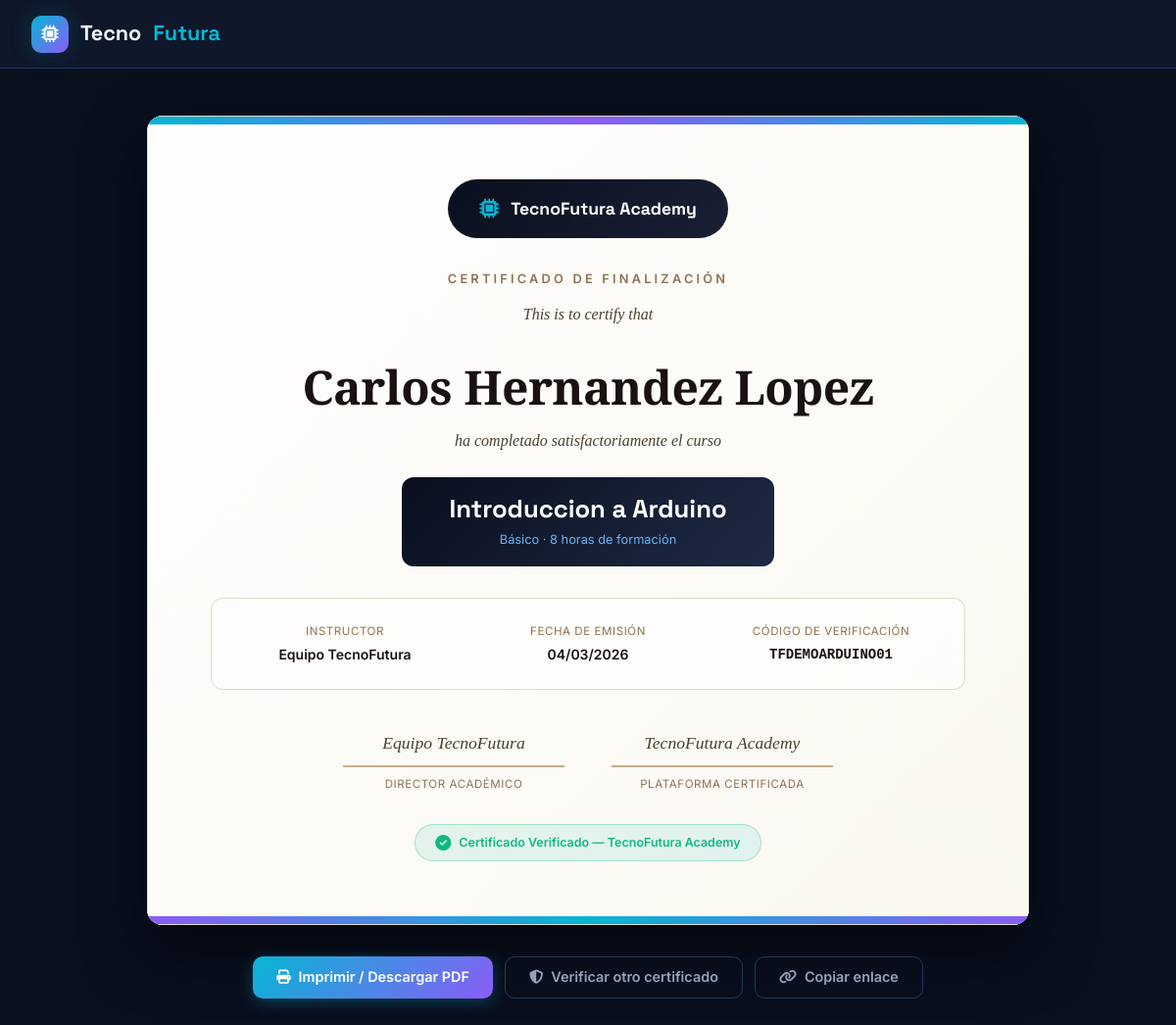
/certificados/ver.php?codigo=TFDEMOARDUINO01, run on the app's committed database.
### tables this page shows
CREATE TABLE certificados (
    id_certificado INT AUTO_INCREMENT PRIMARY KEY,
    id_inscripcion INT NOT NULL,
    codigo_certificado VARCHAR(50) NOT NULL UNIQUE,
    fecha_emision TIMESTAMP DEFAULT CURRENT_TIMESTAMP,
    url_certificado VARCHAR(500),
    verificado BOOLEAN DEFAULT TRUE,
    FOREIGN KEY (id_inscripcion) REFERENCES inscripciones(id_inscripcion) ON DELETE CASCADE
);

CREATE TABLE usuarios (
    id_usuario INT AUTO_INCREMENT PRIMARY KEY,
    nombre_completo VARCHAR(150) NOT NULL,
    correo_electronico VARCHAR(150) NOT NULL UNIQUE,
    contrasena VARCHAR(255) NOT NULL,
    fecha_nacimiento DATE NOT NULL,
    id_rol INT NOT NULL,
    activo BOOLEAN DEFAULT TRUE,
    fecha_registro TIMESTAMP DEFAULT CURRENT_TIMESTAMP,
    ultima_sesion TIMESTAMP NULL,
    FOREIGN KEY (id_rol) REFERENCES roles(id_rol) ON DELETE RESTRICT
);

CREATE TABLE cursos (
    id_curso INT AUTO_INCREMENT PRIMARY KEY,
    nombre_curso VARCHAR(200) NOT NULL,
    descripcion TEXT,
    nivel ENUM('Básico', 'Intermedio', 'Avanzado') NOT NULL,
    duracion_horas INT NOT NULL,
    precio DECIMAL(10,2) DEFAULT 0.00,
    id_docente INT,
    activo BOOLEAN DEFAULT TRUE,
    fecha_creacion TIMESTAMP DEFAULT CURRENT_TIMESTAMP,
    fecha_actualizacion TIMESTAMP DEFAULT CURRENT_TIMESTAMP ON UPDATE CURRENT_TIMESTAMP,
    FOREIGN KEY (id_docente) REFERENCES docentes(id_docente) ON DELETE SET NULL
);

### backend/classes/Database.php (called while the page is built, shortened)
<?php
class Database {
    private static $instance = null;
    private $connection;
    private function __construct() {
        try {
            $dsn = "mysql:host=" . DB_HOST . ";dbname=" . DB_NAME . ";charset=" . DB_CHARSET;
            $this->connection = new PDO($dsn, DB_USER, DB_PASS, DB_OPTIONS);
        } catch (PDOException $e) {
            die("Error de conexión a la base de datos: " . $e->getMessage());
        }
    }
    public static function getInstance() {
        if (self::$instance === null) {
            self::$instance = new self();
        }
        return self::$instance;
    }
    public function getConnection() {
        return $this->connection;
    }
}

### backend/classes/Certificado.php (called while the page is built, shortened)
<?php
require_once __DIR__ . '/Database.php';
class Certificado {
    private $db;
    public function __construct() {
        $this->db = Database::getInstance()->getConnection();
    }
    public function porCodigo(string $codigo): ?array {
        $stmt = $this->db->prepare("SELECT cert.*, c.nombre_curso, u.nombre_completo,
            c.duracion_horas, c.nivel,
            COALESCE(ud.nombre_completo, 'Equipo TecnoFutura') AS nombre_docente
            FROM certificados cert
            JOIN inscripciones i ON cert.id_inscripcion = i.id_inscripcion
            JOIN cursos c ON i.id_curso = c.id_curso
            JOIN alumnos a ON i.id_alumno = a.id_alumno
            JOIN usuarios u ON a.id_usuario = u.id_usuario
            LEFT JOIN docentes d ON c.id_docente = d.id_docente
            LEFT JOIN usuarios ud ON d.id_usuario = ud.id_usuario
            WHERE cert.codigo_certificado = :codigo");
        $stmt->execute([':codigo' => $codigo]);
        return $stmt->fetch() ?: null;
    }
}

### certificados/ver.php (the view, shortened to what this page needs)
<?php
require_once __DIR__ . '/../backend/classes/Certificado.php';
$codigo = htmlspecialchars(trim($_GET['codigo'] ?? ''));
$print  = isset($_GET['print']) && $_GET['print'] == '1';
$cert_obj = new Certificado();
$cert     = $codigo ? $cert_obj->porCodigo($codigo) : null;
?>
<!DOCTYPE html>
<html lang="es">
<head>
<link rel="stylesheet" href="https://cdnjs.cloudflare.com/ajax/libs/font-awesome/6.5.0/css/all.min.css">
<link rel="stylesheet" href="<?= SITE_URL ?>/css/styles.css">
</head>
<body>
<?php if (!$print): ?>
<nav class="navbar" style="background:var(--bg-surface);border-bottom:1px solid var(--border)">
  <div class="navbar-inner">
    <a class="navbar-brand" href="<?= SITE_URL ?>">
      <div class="brand-icon"><i class="fas fa-microchip"></i></div>
      Tecno<span class="accent">Futura</span>
    </a>
  </div>
</nav>
<?php endif; ?>
<div class="cert-wrapper" style="<?= !$print ? 'margin-top:var(--navbar-height);' : '' ?>min-height:100vh;padding:3rem 1rem;display:flex;flex-direction:column;align-items:center;justify-content:center;background:<?= $print ? '#fff' : 'var(--bg-base)' ?>">
<?php if (!$cert): ?>
<div style="max-width:480px;width:100%;text-align:center">
  <div style="width:80px;height:80px;background:var(--bg-card);border:1px solid var(--border);border-radius:50%;display:flex;align-items:center;justify-content:center;margin:0 auto 1.5rem">
    <i class="fas fa-shield-alt" style="font-size:2rem;color:var(--primary)"></i>
  </div>
  <h1 style="font-size:1.8rem;font-weight:800;margin-bottom:.75rem">Verificar Certificado</h1>
  <p style="color:var(--text-secondary);margin-bottom:2rem">Ingresa el código del certificado para verificar su autenticidad.</p>
  <form method="GET" style="display:flex;gap:.75rem">
    <div class="form-control-icon" style="flex:1">
      <i class="fas fa-hashtag icon"></i>
      <input type="text" name="codigo" class="form-control" placeholder="Código del certificado..." value="<?= htmlspecialchars($codigo) ?>" required>
    </div>
    <button type="submit" class="btn btn-primary">Verificar</button>
  </form>
  <?php if ($codigo && !$cert): ?>
  <div class="alert alert-danger" style="margin-top:1rem"><i class="fas fa-times-circle alert-icon"></i> Certificado no encontrado. Verifica el código.</div>
  <?php endif; ?>
</div>
<?php else: ?>
<div class="cert-paper" style="max-width:900px;width:100%;background:#fff;border-radius:16px;overflow:hidden;<?= !$print ? 'box-shadow:0 25px 60px rgba(0,0,0,.5)' : '' ?>">
  <div style="padding:4rem;text-align:center;position:relative;background:linear-gradient(135deg,#fefefe,#faf8f0);border:1px solid #e2d9c8">
    <div style="position:absolute;top:0;left:0;right:0;height:8px;background:linear-gradient(90deg,#06b6d4,#8b5cf6,#06b6d4)"></div>
    <div style="margin-bottom:2rem">
      <div style="display:inline-flex;align-items:center;gap:.75rem;padding:1rem 2rem;background:linear-gradient(135deg,#0a0f1e,#1a2035);border-radius:50px">
        <i class="fas fa-microchip" style="color:#06b6d4;font-size:1.25rem"></i>
        <span style="font-family:'Space Grotesk',sans-serif;font-size:1.1rem;font-weight:700;color:#fff">TecnoFutura Academy</span>
      </div>
    </div>
    <div style="font-size:.8rem;letter-spacing:.25em;text-transform:uppercase;color:#8b7355;margin-bottom:.75rem;font-weight:600">Certificado de Finalización</div>
    <div style="font-family:'Playfair Display', serif;font-size:1rem;color:#4a3f30;margin-bottom:2rem;font-style:italic">This is to certify that</div>
    <h1 style="font-family:'Playfair Display',serif;font-size:3rem;font-weight:700;color:#1a1210;margin-bottom:.75rem;letter-spacing:-.01em">
      <?= htmlspecialchars($cert['nombre_completo']) ?>
    </h1>
    <p style="font-family:'Playfair Display',serif;font-size:1rem;color:#4a3f30;font-style:italic;margin-bottom:1.5rem">
      ha completado satisfactoriamente el curso
    </p>
    <div style="display:inline-block;padding:1rem 3rem;background:linear-gradient(135deg,#0a0f1e,#1e2a45);border-radius:12px;margin-bottom:2rem">
      <h2 style="font-family:'Space Grotesk',sans-serif;font-size:1.6rem;font-weight:700;color:#fff;margin:0"><?= htmlspecialchars($cert['nombre_curso']) ?></h2>
      <div style="font-size:.8rem;color:#64b5f6;margin-top:.4rem"><?= $cert['nivel'] ?> · <?= $cert['duracion_horas'] ?> horas de formación</div>
    </div>
    <div style="display:grid;grid-template-columns:1fr 1fr 1fr;gap:1.5rem;margin-bottom:2.5rem;padding:1.5rem;background:rgba(255,255,255,.6);border-radius:12px;border:1px solid #e2d9c8">
      <?php foreach([
        ['fas fa-user-tie','Instructor',$cert['nombre_docente']],
        ['fas fa-calendar','Fecha de Emisión',date('d/m/Y', strtotime($cert['fecha_emision']))],
        ['fas fa-hashtag','Código de Verificación', $cert['codigo_certificado']],
      ] as [$ico,$label,$val]): ?>
      <div>
        <div style="font-size:.72rem;color:#8b7355;text-transform:uppercase;letter-spacing:.05em;margin-bottom:.25rem"><?= $label ?></div>
        <div style="font-weight:600;font-size:.875rem;color:#1a1210;font-family:<?= $label==='Código de Verificación' ? 'monospace' : 'inherit' ?>"><?= htmlspecialchars($val) ?></div>
      </div>
      <?php endforeach; ?>
    </div>
    <div style="display:grid;grid-template-columns:1fr 1fr;gap:3rem;max-width:500px;margin:0 auto 2rem">
      <?php foreach([
        [$cert['nombre_docente'],'Director Académico'],
        ['TecnoFutura Academy','Plataforma Certificada'],
      ] as [$name,$role]): ?>
      <div style="text-align:center">
        <div style="border-bottom:2px solid #c4b08d;padding-bottom:.5rem;margin-bottom:.5rem;font-family:'Playfair Display',serif;font-style:italic;font-size:1.1rem;color:#4a3f30"><?= htmlspecialchars($name) ?></div>
        <div style="font-size:.72rem;color:#8b7355;text-transform:uppercase;letter-spacing:.05em"><?= $role ?></div>
      </div>
      <?php endforeach; ?>
    </div>
    <div style="display:inline-flex;align-items:center;gap:.5rem;padding:.5rem 1.25rem;background:linear-gradient(135deg,rgba(16,185,129,.1),rgba(6,182,212,.1));border:1px solid rgba(16,185,129,.3);border-radius:50px">
      <i class="fas fa-check-circle" style="color:#10b981"></i>
      <span style="font-size:.78rem;color:#10b981;font-weight:600">Certificado Verificado — TecnoFutura Academy</span>
    </div>
    <div style="position:absolute;bottom:0;left:0;right:0;height:8px;background:linear-gradient(90deg,#8b5cf6,#06b6d4,#8b5cf6)"></div>
  </div>
</div>
<?php if (!$print): ?>
<div class="verify-section" style="margin-top:2rem;display:flex;gap:.75rem;flex-wrap:wrap;justify-content:center">
  <a href="?codigo=<?= $cert['codigo_certificado'] ?>&print=1" class="btn btn-primary" onclick="window.print();return true;">
    <i class="fas fa-print"></i> Imprimir / Descargar PDF
  </a>
  <a href="<?= SITE_URL ?>/certificados/ver.php" class="btn btn-ghost">
    <i class="fas fa-shield-alt"></i> Verificar otro certificado
  </a>
  <button class="btn btn-ghost" data-copy="<?= SITE_URL ?>/certificados/ver.php?codigo=<?= $cert['codigo_certificado'] ?>">
    <i class="fas fa-link"></i> Copiar enlace
  </button>
</div>
<?php endif; ?>
<?php endif; ?>
</div>
</body>
</html>

### css/styles.css (style rules this page uses)
:root { --primary: #06b6d4; --primary-dark: #0891b2; --primary-light: #67e8f9; --secondary: #8b5cf6; --secondary-dark: #7c3aed; --accent: #f59e0b; --success: #10b981; --danger: #ef4444; --warning: #f59e0b; --info: #3b82f6; --bg-base: #0a0f1e; --bg-surface: #0f172a; --bg-card: #1e293b; --bg-card-hover: #243047; --bg-muted: #162032; --bg-input: #1a2540; --bg-modal: #111827; --border: #1e3a5f; --border-light: #253756; --text-primary: #f0f9ff; --text-secondary: #94a3b8; --text-muted: #64748b; --shadow-sm: 0 1px 3px rgba(0,0,0,.4); --shadow-md: 0 4px 16px rgba(0,0,0,.5); --shadow-lg: 0 8px 32px rgba(0,0,0,.6); --shadow-glow: 0 0 24px rgba(6,182,212,.2); --shadow-glow-purple: 0 0 24px rgba(139,92,246,.2); --grad-primary: linear-gradient(135deg,#06b6d4,#8b5cf6); --grad-hero: linear-gradient(135deg,#0a0f1e 0%,#0c1225 50%,#110b24 100%); --font-body: 'Inter', system-ui, sans-serif; --font-heading: 'Space Grotesk', 'Inter', sans-serif; --transition: all .25s cubic-bezier(.4,0,.2,1); --transition-slow: all .4s cubic-bezier(.4,0,.2,1); --radius-sm: 6px; --radius: 10px; --radius-lg: 16px; --radius-xl: 24px; --radius-full: 9999px; --navbar-height: 70px; }
*,*::before,*::after { box-sizing:border-box;margin:0;padding:0 }
html { scroll-behavior:smooth }
body { font-family:var(--font-body);background:var(--bg-base);color:var(--text-primary);line-height:1.6;min-height:100vh;-webkit-font-smoothing:antialiased }
a { color:var(--primary);text-decoration:none;transition:var(--transition) }
button { cursor:pointer;font-family:var(--font-body) }
h1,h2,h3,h4,h5,h6 { font-family:var(--font-heading);font-weight:700;line-height:1.25;color:var(--text-primary) }
.navbar { position:fixed;top:0;left:0;right:0;z-index:1000;height:var(--navbar-height);background:rgba(10,15,30,.92);backdrop-filter:blur(20px);border-bottom:1px solid var(--border);display:flex;align-items:center }
.navbar-inner { display:flex;align-items:center;justify-content:space-between;width:100%;max-width:1300px;margin:0 auto;padding:0 2rem }
.navbar-brand { display:flex;align-items:center;gap:.75rem;font-family:var(--font-heading);font-size:1.35rem;font-weight:700;color:var(--text-primary)!important;text-decoration:none }
.navbar-brand .brand-icon { width:38px;height:38px;background:var(--grad-primary);border-radius:var(--radius);display:flex;align-items:center;justify-content:center;font-size:1.1rem;box-shadow:var(--shadow-glow) }
.navbar-brand span.accent { color:var(--primary) }
.btn { display:inline-flex;align-items:center;justify-content:center;gap:.5rem;padding:.65rem 1.5rem;border-radius:var(--radius);font-size:.9rem;font-weight:600;border:none;cursor:pointer;transition:var(--transition);text-decoration:none;white-space:nowrap;line-height:1.4 }
.btn-primary { background:var(--grad-primary);color:#fff;box-shadow:0 4px 15px rgba(6,182,212,.3) }
.btn-ghost { background:transparent;color:var(--text-secondary);border:1px solid var(--border) }

### data on the page
certificados: usuarios.nombre_completo "Carlos Hernandez Lopez", cursos.nombre_curso "Introduccion a Arduino", cursos.nivel "Básico", cursos.duracion_horas "8"

### other printed values
$label "INSTRUCTOR"
$val "Equipo TecnoFutura"
$label "FECHA DE EMISIÓN"
$val "04/03/2026"
$label "CÓDIGO DE VERIFICACIÓN"
$val "TFDEMOARDUINO01"
$name "Equipo TecnoFutura"
$role "DIRECTOR ACADÉMICO"
$name "TecnoFutura Academy"
$role "PLATAFORMA CERTIFICADA"
